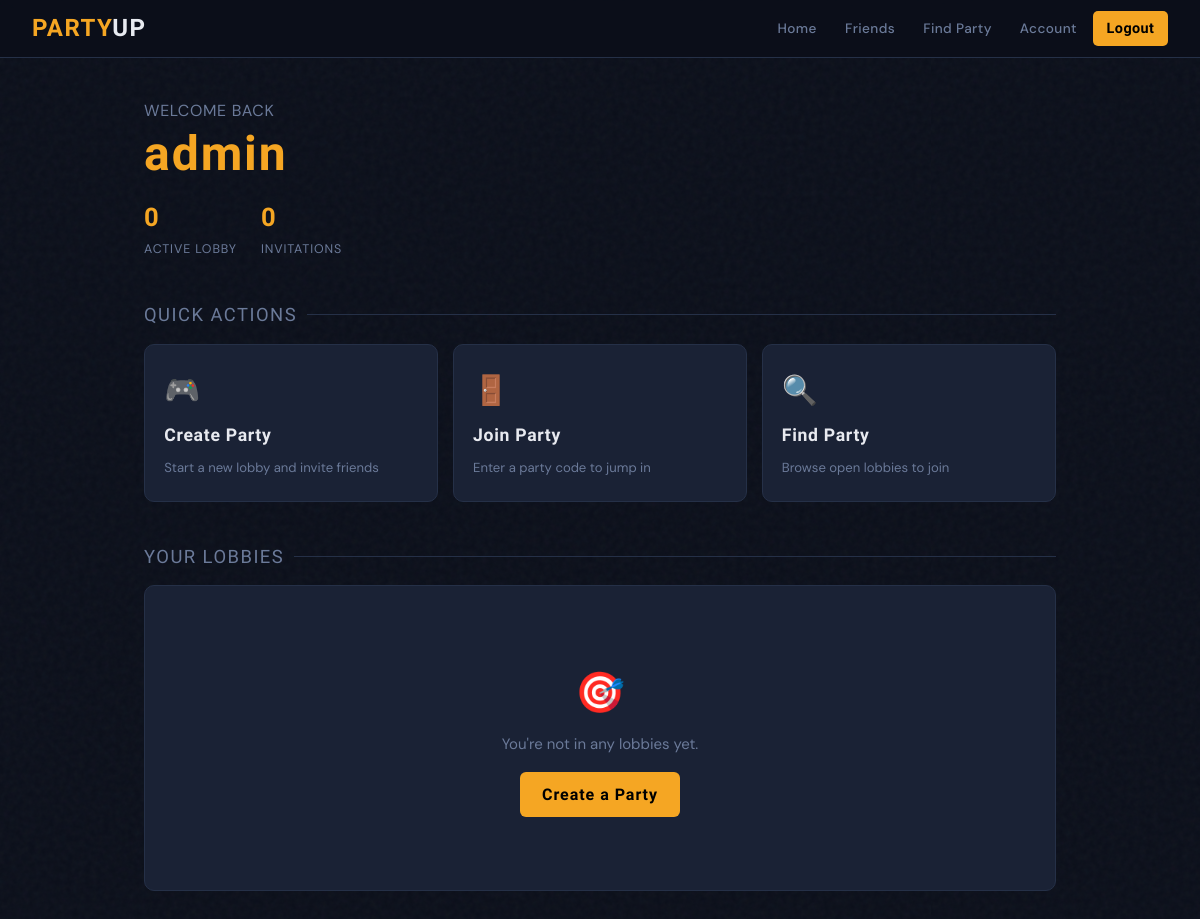
The app's page / (signed in), older data.
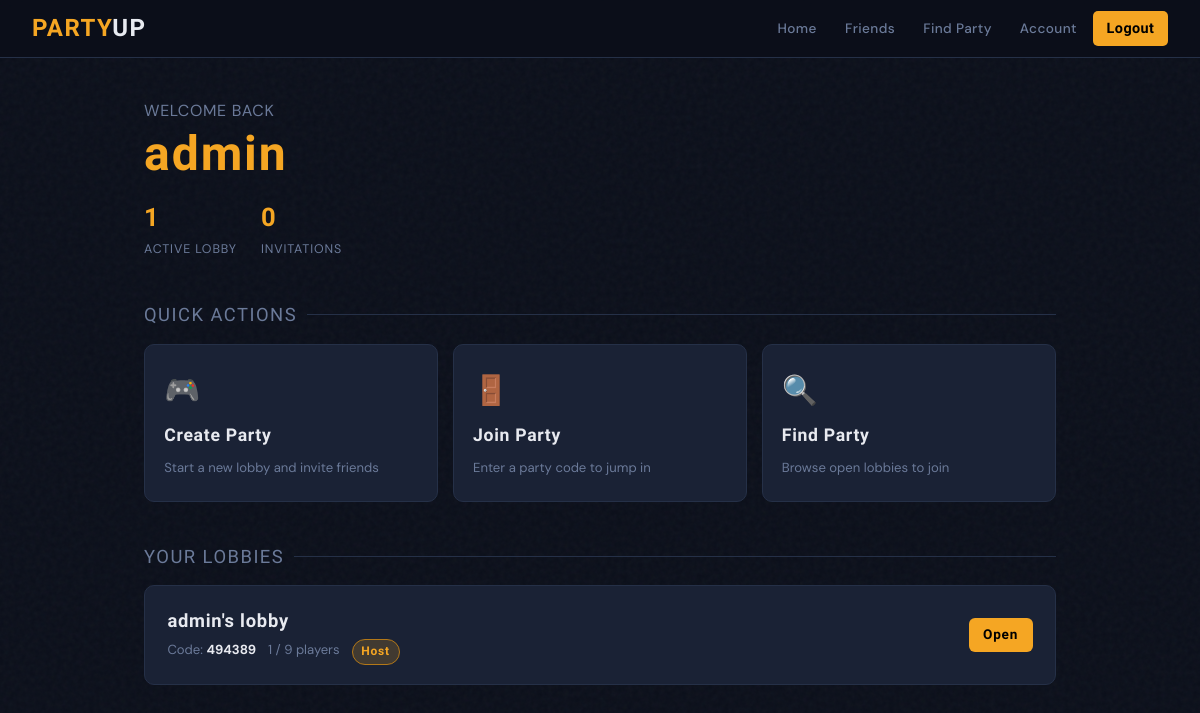
The same page, newer data.
### Bunker_App/models.py (models this page shows, shortened)
class Lobby(models.Model):
    STATUS_CHOICES = [
        ('waiting', 'Waiting'),
        ('in_game', 'In Game'),
        ('finished', 'Finished'),
    ]
    name = models.CharField(max_length=255)
    code = models.PositiveIntegerField(unique=True)
    creator = models.ForeignKey(User, on_delete=models.CASCADE, related_name='created_lobbies')
    participants = models.ManyToManyField(User, related_name='joined_lobbies')
    status = models.CharField(max_length=20, choices=STATUS_CHOICES, default='waiting')

### Bunker_App/views.py (the view)
# urls.py: path('', main_view, name='main'),
@login_required_message
def main_view(request):
    user_lobbies = request.user.joined_lobbies.all()
    pending_invitations = LobbyInvitation.objects.filter(invitee=request.user, status='pending').select_related('lobby', 'inviter')
    return render(request, 'main_page.html', {'user_lobbies': user_lobbies, 'pending_invitations': pending_invitations})

### Bunker_App/utils.py (called while the page is built)
def login_required_message(view_func):
    @wraps(view_func)
    def wrapper(request, *args, **kwargs):
        if not request.user.is_authenticated:
            messages.warning(request, "Try to login to access this page")
            return redirect('login')  # redirect to your login page
        return view_func(request, *args, **kwargs)
    return wrapper

### Bunker_App/templates/main_page.html (shortened to what this page needs)
{% extends "base.html" %}
{% block content %}
<div class="hero anim">
  <p class="hero-greeting">Welcome back</p>
  <h1>{{ request.user.username }}</h1>
  <div class="stat-bar">
    <div class="stat">
      <span class="stat-val">{{ user_lobbies.count }}</span>
      <span class="stat-lbl">Active Lobby</span>
    </div>
    <div class="stat">
      <span class="stat-val">{{ pending_invitations.count }}</span>
      <span class="stat-lbl">Invitations</span>
    </div>
  </div>
</div>
<div class="section-title anim anim-d1">Quick Actions</div>
<div class="action-grid anim anim-d1">
  <a class="action-card" href="{% url 'create_party' %}">
    <div class="action-icon">🎮</div>
    <div class="action-title">Create Party</div>
    <div class="action-desc">Start a new lobby and invite friends</div>
  </a>
  <a class="action-card" href="{% url 'join_party' %}">
    <div class="action-icon">🚪</div>
    <div class="action-title">Join Party</div>
    <div class="action-desc">Enter a party code to jump in</div>
  </a>
  <a class="action-card" href="{% url 'find_party' %}">
    <div class="action-icon">🔍</div>
    <div class="action-title">Find Party</div>
    <div class="action-desc">Browse open lobbies to join</div>
  </a>
</div>
<div class="section-title anim anim-d3">Your Lobbies</div>
{% if user_lobbies %}
<div style="display:flex; flex-direction:column; gap:.6rem;" class="anim anim-d3">
  {% for lobby in user_lobbies %}
  <div class="lobby-card">
    <div class="lobby-info">
      <div class="lobby-name">{{ lobby.name }}</div>
      <div class="lobby-meta">
        <span>Code: <strong style="color:var(--text)">{{ lobby.code }}</strong></span>
        <span>{{ lobby.participants.count }} / 9 players</span>
        {% if lobby.creator == request.user %}<span class="badge badge-gold">Host</span>{% endif %}
      </div>
    </div>
    <div class="lobby-actions">
      <a href="{% url 'lobby_detail' lobby.id %}" class="btn btn-primary btn-sm">Open</a>
    </div>
  </div>
  {% endfor %}
</div>
{% else %}
<div class="card anim anim-d3">
  <div class="empty">
    <div class="empty-icon">🎯</div>
    <p>You're not in any lobbies yet.</p>
    <a href="{% url 'create_party' %}" class="btn btn-primary" style="margin-top:1rem;">Create a Party</a>
  </div>
</div>
{% endif %}
{% endblock %}

Row changes from the older to the newer data that the page shows:
added Lobby: name "admin's lobby", code "494389", participants.count "1", shows "Host"
Text that changed along with them:
{{ user_lobbies.count }}: "0" → "1"
text no longer shown: "🎯 You're not in any lobbies yet. Create a Party"
